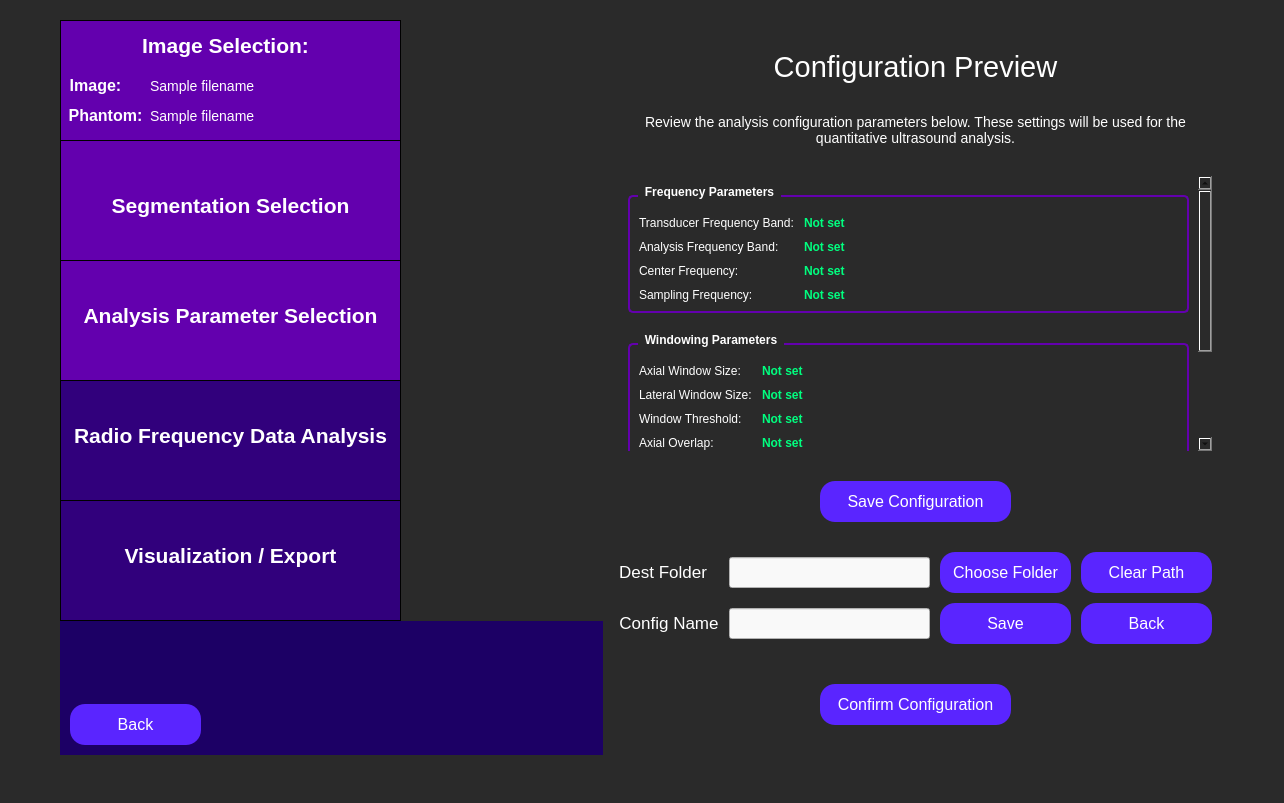
<?xml version="1.0" encoding="UTF-8"?>
<ui version="4.0">
 <class>configPreview</class>
 <widget class="QWidget" name="configPreview">
  <property name="geometry">
   <rect>
    <x>0</x>
    <y>0</y>
    <width>1284</width>
    <height>803</height>
   </rect>
  </property>
  <property name="minimumSize">
   <size>
    <width>0</width>
    <height>0</height>
   </size>
  </property>
  <property name="windowTitle">
   <string>Configuration Preview</string>
  </property>
  <property name="styleSheet">
   <string notr="true">QWidget {
	background: rgb(42, 42, 42);
}</string>
  </property>
  <widget class="QWidget" name="horizontalLayoutWidget_4">
   <property name="geometry">
    <rect>
     <x>60</x>
     <y>20</y>
     <width>1162</width>
     <height>735</height>
    </rect>
   </property>
   <layout class="QHBoxLayout" name="full_screen_layout" stretch="0,0">
    <item>
     <layout class="QVBoxLayout" name="side_bar_layout" stretch="0,0">
      <property name="spacing">
       <number>0</number>
      </property>
      <property name="sizeConstraint">
       <enum>QLayout::SetMaximumSize</enum>
      </property>
      <item>
       <widget class="QWidget" name="sidebar" native="true">
        <property name="minimumSize">
         <size>
          <width>341</width>
          <height>601</height>
         </size>
        </property>
        <property name="maximumSize">
         <size>
          <width>241</width>
          <height>601</height>
         </size>
        </property>
        <property name="toolTip">
         <string>&lt;html&gt;&lt;head/&gt;&lt;body&gt;&lt;p&gt;&lt;br/&gt;&lt;/p&gt;&lt;/body&gt;&lt;/html&gt;</string>
        </property>
        <property name="styleSheet">
         <string notr="true">QWidget {
	background-color: rgb(28, 0, 101);
}</string>
        </property>
        <widget class="QFrame" name="imageSelectionSidebar">
         <property name="geometry">
          <rect>
           <x>0</x>
           <y>0</y>
           <width>341</width>
           <height>121</height>
          </rect>
         </property>
         <property name="minimumSize">
          <size>
           <width>341</width>
           <height>121</height>
          </size>
         </property>
         <property name="maximumSize">
          <size>
           <width>341</width>
           <height>121</height>
          </size>
         </property>
         <property name="styleSheet">
          <string notr="true">QFrame {
	background-color: rgb(99, 0, 174);
	border: 1px solid black;
}</string>
         </property>
         <property name="frameShape">
          <enum>QFrame::StyledPanel</enum>
         </property>
         <property name="frameShadow">
          <enum>QFrame::Raised</enum>
         </property>
         <widget class="QLabel" name="imageSelectionLabelSidebar">
          <property name="geometry">
           <rect>
            <x>70</x>
            <y>0</y>
            <width>191</width>
            <height>51</height>
           </rect>
          </property>
          <property name="styleSheet">
           <string notr="true">QLabel {
	font-size: 21px;
	color: rgb(255, 255, 255);
	background-color: rgba(255, 255, 255, 0);
	border: 0px;
	font-weight: bold;
}</string>
          </property>
          <property name="text">
           <string>Image Selection:</string>
          </property>
          <property name="alignment">
           <set>Qt::AlignCenter</set>
          </property>
         </widget>
         <widget class="QLabel" name="imageLabel">
          <property name="geometry">
           <rect>
            <x>-60</x>
            <y>40</y>
            <width>191</width>
            <height>51</height>
           </rect>
          </property>
          <property name="styleSheet">
           <string notr="true">QLabel {
	font-size: 16px;
	color: rgb(255, 255, 255);
	background-color: rgba(255, 255, 255, 0);
	border: 0px;
	font-weight: bold;
}</string>
          </property>
          <property name="text">
           <string>Image:</string>
          </property>
          <property name="alignment">
           <set>Qt::AlignCenter</set>
          </property>
         </widget>
         <widget class="QLabel" name="phantomLabel">
          <property name="geometry">
           <rect>
            <x>-50</x>
            <y>70</y>
            <width>191</width>
            <height>51</height>
           </rect>
          </property>
          <property name="styleSheet">
           <string notr="true">QLabel {
	font-size: 16px;
	color: rgb(255, 255, 255);
	background-color: rgba(255, 255, 255, 0);
	border: 0px;
	font-weight: bold
}</string>
          </property>
          <property name="text">
           <string>Phantom:</string>
          </property>
          <property name="alignment">
           <set>Qt::AlignCenter</set>
          </property>
         </widget>
         <widget class="QLabel" name="image_path_input">
          <property name="geometry">
           <rect>
            <x>90</x>
            <y>40</y>
            <width>241</width>
            <height>51</height>
           </rect>
          </property>
          <property name="styleSheet">
           <string notr="true">QLabel {
	font-size: 14px;
	color: rgb(255, 255, 255);
	background-color: rgba(255, 255, 255, 0);
	border: 0px;
}</string>
          </property>
          <property name="text">
           <string>Sample filename </string>
          </property>
          <property name="alignment">
           <set>Qt::AlignLeading|Qt::AlignLeft|Qt::AlignVCenter</set>
          </property>
         </widget>
         <widget class="QLabel" name="phantom_path_input">
          <property name="geometry">
           <rect>
            <x>90</x>
            <y>70</y>
            <width>241</width>
            <height>51</height>
           </rect>
          </property>
          <property name="styleSheet">
           <string notr="true">QLabel {
	font-size: 14px;
	color: rgb(255, 255, 255);
	background-color: rgba(255, 255, 255, 0);
	border: 0px;
}</string>
          </property>
          <property name="text">
           <string>Sample filename </string>
          </property>
          <property name="alignment">
           <set>Qt::AlignLeading|Qt::AlignLeft|Qt::AlignVCenter</set>
          </property>
         </widget>
        </widget>
        <widget class="QFrame" name="segmentationSidebar">
         <property name="geometry">
          <rect>
           <x>0</x>
           <y>120</y>
           <width>341</width>
           <height>121</height>
          </rect>
         </property>
         <property name="maximumSize">
          <size>
           <width>341</width>
           <height>121</height>
          </size>
         </property>
         <property name="styleSheet">
          <string notr="true">QFrame {
	background-color: rgb(99, 0, 174);
	border: 1px solid black;
}</string>
         </property>
         <property name="frameShape">
          <enum>QFrame::StyledPanel</enum>
         </property>
         <property name="frameShadow">
          <enum>QFrame::Raised</enum>
         </property>
         <widget class="QLabel" name="segmentationSidebarLabel">
          <property name="geometry">
           <rect>
            <x>0</x>
            <y>40</y>
            <width>341</width>
            <height>51</height>
           </rect>
          </property>
          <property name="styleSheet">
           <string notr="true">QLabel {
	font-size: 21px;
	color: rgb(255, 255, 255);
	background-color: rgba(255, 255, 255, 0);
	border: 0px;
	font-weight: bold;
}</string>
          </property>
          <property name="text">
           <string>Segmentation Selection</string>
          </property>
          <property name="alignment">
           <set>Qt::AlignCenter</set>
          </property>
         </widget>
        </widget>
        <widget class="QFrame" name="analysisParamsSidebar">
         <property name="geometry">
          <rect>
           <x>0</x>
           <y>240</y>
           <width>341</width>
           <height>121</height>
          </rect>
         </property>
         <property name="maximumSize">
          <size>
           <width>341</width>
           <height>121</height>
          </size>
         </property>
         <property name="styleSheet">
          <string notr="true">QFrame {
	background-color: rgb(99, 0, 174);
	border: 1px solid black;
}</string>
         </property>
         <property name="frameShape">
          <enum>QFrame::StyledPanel</enum>
         </property>
         <property name="frameShadow">
          <enum>QFrame::Raised</enum>
         </property>
         <widget class="QLabel" name="analysisParamsLabel">
          <property name="geometry">
           <rect>
            <x>0</x>
            <y>30</y>
            <width>341</width>
            <height>51</height>
           </rect>
          </property>
          <property name="styleSheet">
           <string notr="true">QLabel {
	font-size: 21px;
	color: rgb(255, 255, 255);
	background-color: rgba(255, 255, 255, 0);
	border: 0px;
	font-weight:bold;
}</string>
          </property>
          <property name="text">
           <string>Analysis Parameter Selection</string>
          </property>
          <property name="alignment">
           <set>Qt::AlignCenter</set>
          </property>
         </widget>
        </widget>
        <widget class="QFrame" name="rfAnalysisSidebar">
         <property name="geometry">
          <rect>
           <x>0</x>
           <y>360</y>
           <width>341</width>
           <height>121</height>
          </rect>
         </property>
         <property name="minimumSize">
          <size>
           <width>341</width>
           <height>121</height>
          </size>
         </property>
         <property name="maximumSize">
          <size>
           <width>341</width>
           <height>121</height>
          </size>
         </property>
         <property name="styleSheet">
          <string notr="true">QFrame {
	background-color:  rgb(49, 0, 124);
	border: 1px solid black;
}</string>
         </property>
         <property name="frameShape">
          <enum>QFrame::StyledPanel</enum>
         </property>
         <property name="frameShadow">
          <enum>QFrame::Raised</enum>
         </property>
         <widget class="QLabel" name="rfAnalysisLabel">
          <property name="geometry">
           <rect>
            <x>0</x>
            <y>30</y>
            <width>341</width>
            <height>51</height>
           </rect>
          </property>
          <property name="styleSheet">
           <string notr="true">QLabel {
	font-size: 21px;
	color: rgb(255, 255, 255);
	background-color: rgba(255, 255, 255, 0);
	border: 0px;
	font-weight: bold;
}</string>
          </property>
          <property name="text">
           <string>Radio Frequency Data Analysis</string>
          </property>
          <property name="alignment">
           <set>Qt::AlignCenter</set>
          </property>
         </widget>
        </widget>
        <widget class="QFrame" name="exportResultsSidebar">
         <property name="geometry">
          <rect>
           <x>0</x>
           <y>480</y>
           <width>341</width>
           <height>121</height>
          </rect>
         </property>
         <property name="minimumSize">
          <size>
           <width>341</width>
           <height>121</height>
          </size>
         </property>
         <property name="maximumSize">
          <size>
           <width>341</width>
           <height>121</height>
          </size>
         </property>
         <property name="styleSheet">
          <string notr="true">QFrame {
	background-color:  rgb(49, 0, 124);
	border: 1px solid black;
}</string>
         </property>
         <property name="frameShape">
          <enum>QFrame::StyledPanel</enum>
         </property>
         <property name="frameShadow">
          <enum>QFrame::Raised</enum>
         </property>
         <widget class="QLabel" name="exportResultsLabel">
          <property name="geometry">
           <rect>
            <x>20</x>
            <y>30</y>
            <width>301</width>
            <height>51</height>
           </rect>
          </property>
          <property name="styleSheet">
           <string notr="true">QLabel {
	font-size: 21px;
	color: rgb(255, 255, 255);
	background-color: rgba(255, 255, 255, 0);
	border: 0px;
	font-weight: bold;
}</string>
          </property>
          <property name="text">
           <string>Visualization / Export</string>
          </property>
          <property name="alignment">
           <set>Qt::AlignCenter</set>
          </property>
         </widget>
        </widget>
       </widget>
      </item>
      <item>
       <widget class="QFrame" name="gridFrame">
        <property name="maximumSize">
         <size>
          <width>341</width>
          <height>16777215</height>
         </size>
        </property>
        <property name="styleSheet">
         <string notr="true">QFrame {
	background-color: rgb(28, 0, 101);
}</string>
        </property>
        <layout class="QGridLayout" name="backButtonGrid" rowstretch="0,0">
         <property name="sizeConstraint">
          <enum>QLayout::SetMinAndMaxSize</enum>
         </property>
         <property name="leftMargin">
          <number>10</number>
         </property>
         <property name="topMargin">
          <number>10</number>
         </property>
         <property name="rightMargin">
          <number>10</number>
         </property>
         <property name="bottomMargin">
          <number>10</number>
         </property>
         <item row="0" column="0">
          <spacer name="verticalSpacer">
           <property name="orientation">
            <enum>Qt::Vertical</enum>
           </property>
           <property name="sizeHint" stdset="0">
            <size>
             <width>20</width>
             <height>40</height>
            </size>
           </property>
          </spacer>
         </item>
         <item row="1" column="1">
          <spacer name="horizontalSpacer">
           <property name="orientation">
            <enum>Qt::Horizontal</enum>
           </property>
           <property name="sizeHint" stdset="0">
            <size>
             <width>40</width>
             <height>20</height>
            </size>
           </property>
          </spacer>
         </item>
         <item row="1" column="0">
          <widget class="QPushButton" name="back_button">
           <property name="minimumSize">
            <size>
             <width>131</width>
             <height>41</height>
            </size>
           </property>
           <property name="maximumSize">
            <size>
             <width>131</width>
             <height>41</height>
            </size>
           </property>
           <property name="styleSheet">
            <string notr="true">QPushButton {
	color: white;
	font-size: 16px;
	background: rgb(90, 37, 255);
	border-radius: 15px;
}</string>
           </property>
           <property name="text">
            <string>Back</string>
           </property>
          </widget>
         </item>
        </layout>
       </widget>
      </item>
     </layout>
    </item>
    <item>
     <layout class="QVBoxLayout" name="config_confirm_layout" stretch="1,0,0,0,0,1,1">
      <property name="spacing">
       <number>30</number>
      </property>
      <property name="leftMargin">
       <number>10</number>
      </property>
      <property name="topMargin">
       <number>30</number>
      </property>
      <property name="rightMargin">
       <number>10</number>
      </property>
      <property name="bottomMargin">
       <number>30</number>
      </property>
      <item>
       <widget class="QLabel" name="config_preview_label">
        <property name="styleSheet">
         <string notr="true">QLabel {
	font-size: 29px;
	color: rgb(255, 255, 255);
	background-color: rgba(255, 255, 255, 0);
}</string>
        </property>
        <property name="text">
         <string>Configuration Preview</string>
        </property>
        <property name="textFormat">
         <enum>Qt::AutoText</enum>
        </property>
        <property name="scaledContents">
         <bool>false</bool>
        </property>
        <property name="alignment">
         <set>Qt::AlignCenter</set>
        </property>
        <property name="wordWrap">
         <bool>true</bool>
        </property>
       </widget>
      </item>
      <item>
       <widget class="QLabel" name="config_desc_label">
        <property name="styleSheet">
         <string notr="true">QLabel {
	color: white;
	font-size: 14px;
}</string>
        </property>
        <property name="text">
         <string>Review the analysis configuration parameters below. These settings will be used for the quantitative ultrasound analysis.</string>
        </property>
        <property name="alignment">
         <set>Qt::AlignCenter</set>
        </property>
        <property name="wordWrap">
         <bool>true</bool>
        </property>
       </widget>
      </item>
      <item>
       <widget class="QScrollArea" name="configScrollArea">
        <property name="styleSheet">
         <string notr="true">QScrollArea {
	border: none;
	background-color: transparent;
}

QScrollBar:vertical {
	background-color: rgb(60, 60, 60);
	width: 12px;
	border-radius: 6px;
}

QScrollBar::handle:vertical {
	background-color: rgb(120, 120, 120);
	border-radius: 6px;
	min-height: 20px;
}

QScrollBar::add-line:vertical, QScrollBar::sub-line:vertical {
	height: 0px;
}

QScrollBar::add-page:vertical, QScrollBar::sub-page:vertical {
	background-color: transparent;
}</string>
        </property>
        <property name="verticalScrollBarPolicy">
         <enum>Qt::ScrollBarAsNeeded</enum>
        </property>
        <property name="horizontalScrollBarPolicy">
         <enum>Qt::ScrollBarAsNeeded</enum>
        </property>
        <property name="widgetResizable">
         <bool>true</bool>
        </property>
        <widget class="QWidget" name="configContainer">
         <property name="geometry">
          <rect>
           <x>0</x>
           <y>0</y>
           <width>586</width>
           <height>449</height>
          </rect>
         </property>
         <layout class="QVBoxLayout" name="config_layout" stretch="0,0,0,0">
          <property name="spacing">
           <number>20</number>
          </property>
          <item>
           <widget class="QGroupBox" name="freqGroup">
            <property name="styleSheet">
             <string notr="true">QGroupBox {
	color: white;
	font-weight: bold;
	border: 2px solid rgb(99, 0, 174);
	border-radius: 5px;
	margin-top: 10px;
	padding-top: 10px;
}

QGroupBox::title {
	subcontrol-origin: margin;
	left: 10px;
	padding: 0 5px 0 5px;
}</string>
            </property>
            <property name="title">
             <string>Frequency Parameters</string>
            </property>
            <layout class="QFormLayout" name="freq_layout">
             <property name="horizontalSpacing">
              <number>10</number>
             </property>
             <property name="verticalSpacing">
              <number>10</number>
             </property>
             <item row="0" column="0">
              <widget class="QLabel" name="transducerFreqLabel">
               <property name="styleSheet">
                <string notr="true">QLabel {
	color: white;
	font-size: 12px;
}</string>
               </property>
               <property name="text">
                <string>Transducer Frequency Band:</string>
               </property>
              </widget>
             </item>
             <item row="0" column="1">
              <widget class="QLabel" name="transducerFreqValue">
               <property name="styleSheet">
                <string notr="true">QLabel {
	color: rgb(0, 255, 127);
	font-size: 12px;
	font-weight: bold;
}</string>
               </property>
               <property name="text">
                <string>Not set</string>
               </property>
              </widget>
             </item>
             <item row="1" column="0">
              <widget class="QLabel" name="analysisFreqLabel">
               <property name="styleSheet">
                <string notr="true">QLabel {
	color: white;
	font-size: 12px;
}</string>
               </property>
               <property name="text">
                <string>Analysis Frequency Band:</string>
               </property>
              </widget>
             </item>
             <item row="1" column="1">
              <widget class="QLabel" name="analysisFreqValue">
               <property name="styleSheet">
                <string notr="true">QLabel {
	color: rgb(0, 255, 127);
	font-size: 12px;
	font-weight: bold;
}</string>
               </property>
               <property name="text">
                <string>Not set</string>
               </property>
              </widget>
             </item>
             <item row="2" column="0">
              <widget class="QLabel" name="centerFreqLabel">
               <property name="styleSheet">
                <string notr="true">QLabel {
	color: white;
	font-size: 12px;
}</string>
               </property>
               <property name="text">
                <string>Center Frequency:</string>
               </property>
              </widget>
             </item>
             <item row="2" column="1">
              <widget class="QLabel" name="centerFreqValue">
               <property name="styleSheet">
                <string notr="true">QLabel {
	color: rgb(0, 255, 127);
	font-size: 12px;
	font-weight: bold;
}</string>
               </property>
               <property name="text">
                <string>Not set</string>
               </property>
              </widget>
             </item>
             <item row="3" column="0">
              <widget class="QLabel" name="samplingFreqLabel">
               <property name="styleSheet">
                <string notr="true">QLabel {
	color: white;
	font-size: 12px;
}</string>
               </property>
               <property name="text">
                <string>Sampling Frequency:</string>
               </property>
              </widget>
             </item>
             <item row="3" column="1">
              <widget class="QLabel" name="samplingFreqValue">
               <property name="styleSheet">
                <string notr="true">QLabel {
	color: rgb(0, 255, 127);
	font-size: 12px;
	font-weight: bold;
}</string>
               </property>
               <property name="text">
                <string>Not set</string>
               </property>
              </widget>
             </item>
            </layout>
           </widget>
          </item>
          <item>
           <widget class="QGroupBox" name="windowGroup">
            <property name="styleSheet">
             <string notr="true">QGroupBox {
	color: white;
	font-weight: bold;
	border: 2px solid rgb(99, 0, 174);
	border-radius: 5px;
	margin-top: 10px;
	padding-top: 10px;
}

QGroupBox::title {
	subcontrol-origin: margin;
	left: 10px;
	padding: 0 5px 0 5px;
}</string>
            </property>
            <property name="title">
             <string>Windowing Parameters</string>
            </property>
            <layout class="QFormLayout" name="window_layout">
             <property name="horizontalSpacing">
              <number>10</number>
             </property>
             <property name="verticalSpacing">
              <number>10</number>
             </property>
             <item row="0" column="0">
              <widget class="QLabel" name="axWinSizeLabel">
               <property name="styleSheet">
                <string notr="true">QLabel {
	color: white;
	font-size: 12px;
}</string>
               </property>
               <property name="text">
                <string>Axial Window Size:</string>
               </property>
              </widget>
             </item>
             <item row="0" column="1">
              <widget class="QLabel" name="axWinSizeValue">
               <property name="styleSheet">
                <string notr="true">QLabel {
	color: rgb(0, 255, 127);
	font-size: 12px;
	font-weight: bold;
}</string>
               </property>
               <property name="text">
                <string>Not set</string>
               </property>
              </widget>
             </item>
             <item row="1" column="0">
              <widget class="QLabel" name="latWinSizeLabel">
               <property name="styleSheet">
                <string notr="true">QLabel {
	color: white;
	font-size: 12px;
}</string>
               </property>
               <property name="text">
                <string>Lateral Window Size:</string>
               </property>
              </widget>
             </item>
             <item row="1" column="1">
              <widget class="QLabel" name="latWinSizeValue">
               <property name="styleSheet">
                <string notr="true">QLabel {
	color: rgb(0, 255, 127);
	font-size: 12px;
	font-weight: bold;
}</string>
               </property>
               <property name="text">
                <string>Not set</string>
               </property>
              </widget>
             </item>
             <item row="2" column="0">
              <widget class="QLabel" name="windowThreshLabel">
               <property name="styleSheet">
                <string notr="true">QLabel {
	color: white;
	font-size: 12px;
}</string>
               </property>
               <property name="text">
                <string>Window Threshold:</string>
               </property>
              </widget>
             </item>
             <item row="2" column="1">
              <widget class="QLabel" name="windowThreshValue">
               <property name="styleSheet">
                <string notr="true">QLabel {
	color: rgb(0, 255, 127);
	font-size: 12px;
	font-weight: bold;
}</string>
               </property>
               <property name="text">
                <string>Not set</string>
               </property>
              </widget>
             </item>
             <item row="3" column="0">
              <widget class="QLabel" name="axialOverlapLabel">
               <property name="styleSheet">
                <string notr="true">QLabel {
	color: white;
	font-size: 12px;
}</string>
               </property>
               <property name="text">
                <string>Axial Overlap:</string>
               </property>
              </widget>
             </item>
             <item row="3" column="1">
              <widget class="QLabel" name="axialOverlapValue">
               <property name="styleSheet">
                <string notr="true">QLabel {
	color: rgb(0, 255, 127);
	font-size: 12px;
	font-weight: bold;
}</string>
               </property>
               <property name="text">
                <string>Not set</string>
               </property>
              </widget>
             </item>
             <item row="4" column="0">
              <widget class="QLabel" name="lateralOverlapLabel">
               <property name="styleSheet">
                <string notr="true">QLabel {
	color: white;
	font-size: 12px;
}</string>
               </property>
               <property name="text">
                <string>Lateral Overlap:</string>
               </property>
              </widget>
             </item>
             <item row="4" column="1">
              <widget class="QLabel" name="lateralOverlapValue">
               <property name="styleSheet">
                <string notr="true">QLabel {
	color: rgb(0, 255, 127);
	font-size: 12px;
	font-weight: bold;
}</string>
               </property>
               <property name="text">
                <string>Not set</string>
               </property>
              </widget>
             </item>
            </layout>
           </widget>
          </item>
          <item>
           <widget class="QGroupBox" name="group3d">
            <property name="styleSheet">
             <string notr="true">QGroupBox {
	color: white;
	font-weight: bold;
	border: 2px solid rgb(99, 0, 174);
	border-radius: 5px;
	margin-top: 10px;
	padding-top: 10px;
}

QGroupBox::title {
	subcontrol-origin: margin;
	left: 10px;
	padding: 0 5px 0 5px;
}</string>
            </property>
            <property name="title">
             <string>3D Parameters</string>
            </property>
            <layout class="QFormLayout" name="layout3d">
             <property name="horizontalSpacing">
              <number>10</number>
             </property>
             <property name="verticalSpacing">
              <number>10</number>
             </property>
             <item row="0" column="0">
              <widget class="QLabel" name="corWinSizeLabel">
               <property name="styleSheet">
                <string notr="true">QLabel {
	color: white;
	font-size: 12px;
}</string>
               </property>
               <property name="text">
                <string>Coronal Window Size:</string>
               </property>
              </widget>
             </item>
             <item row="0" column="1">
              <widget class="QLabel" name="corWinSizeValue">
               <property name="styleSheet">
                <string notr="true">QLabel {
	color: rgb(0, 255, 127);
	font-size: 12px;
	font-weight: bold;
}</string>
               </property>
               <property name="text">
                <string>Not used</string>
               </property>
              </widget>
             </item>
             <item row="1" column="0">
              <widget class="QLabel" name="coronalOverlapLabel">
               <property name="styleSheet">
                <string notr="true">QLabel {
	color: white;
	font-size: 12px;
}</string>
               </property>
               <property name="text">
                <string>Coronal Overlap:</string>
               </property>
              </widget>
             </item>
             <item row="1" column="1">
              <widget class="QLabel" name="coronalOverlapValue">
               <property name="styleSheet">
                <string notr="true">QLabel {
	color: rgb(0, 255, 127);
	font-size: 12px;
	font-weight: bold;
}</string>
               </property>
               <property name="text">
                <string>Not used</string>
               </property>
              </widget>
             </item>
            </layout>
           </widget>
          </item>
          <item>
           <spacer name="verticalSpacer">
            <property name="orientation">
             <enum>Qt::Vertical</enum>
            </property>
            <property name="sizeHint" stdset="0">
             <size>
              <width>20</width>
              <height>40</height>
             </size>
            </property>
           </spacer>
          </item>
         </layout>
        </widget>
       </widget>
      </item>
      <item alignment="Qt::AlignHCenter|Qt::AlignVCenter">
       <widget class="QPushButton" name="save_option_button">
        <property name="minimumSize">
         <size>
          <width>191</width>
          <height>41</height>
         </size>
        </property>
        <property name="maximumSize">
         <size>
          <width>191</width>
          <height>41</height>
         </size>
        </property>
        <property name="styleSheet">
         <string notr="true">QPushButton {
	color: white;
	font-size: 16px;
	background: rgb(90, 37, 255);
	border-radius: 15px;
}</string>
        </property>
        <property name="text">
         <string>Save Configuration</string>
        </property>
       </widget>
      </item>
      <item>
       <layout class="QGridLayout" name="save_config_layout" rowstretch="1,10,10" columnstretch="1,10,10">
        <property name="bottomMargin">
         <number>10</number>
        </property>
        <property name="spacing">
         <number>10</number>
        </property>
        <item row="0" column="1">
         <widget class="QLineEdit" name="save_folder_input">
          <property name="minimumSize">
           <size>
            <width>201</width>
            <height>31</height>
           </size>
          </property>
          <property name="maximumSize">
           <size>
            <width>401</width>
            <height>31</height>
           </size>
          </property>
          <property name="styleSheet">
           <string notr="true">QLineEdit {
	background-color: rgb(249, 249, 249);
	color: black;
}</string>
          </property>
         </widget>
        </item>
        <item row="0" column="0" alignment="Qt::AlignLeft|Qt::AlignVCenter">
         <widget class="QLabel" name="dest_folder_label">
          <property name="styleSheet">
           <string notr="true">QLabel {
	background-color: rgba(255, 255, 255, 0);
	color: white;
	font-size: 17px;
}</string>
          </property>
          <property name="text">
           <string>Dest Folder</string>
          </property>
          <property name="alignment">
           <set>Qt::AlignCenter</set>
          </property>
          <property name="textInteractionFlags">
           <set>Qt::NoTextInteraction</set>
          </property>
         </widget>
        </item>
        <item row="2" column="0" alignment="Qt::AlignLeft|Qt::AlignVCenter">
         <widget class="QLabel" name="config_name_label">
          <property name="styleSheet">
           <string notr="true">QLabel {
	background-color: rgba(255, 255, 255, 0);
	color: white;
	font-size: 17px;
}</string>
          </property>
          <property name="text">
           <string>Config Name</string>
          </property>
          <property name="alignment">
           <set>Qt::AlignCenter</set>
          </property>
          <property name="textInteractionFlags">
           <set>Qt::NoTextInteraction</set>
          </property>
         </widget>
        </item>
        <item row="2" column="1">
         <widget class="QLineEdit" name="save_name_input">
          <property name="minimumSize">
           <size>
            <width>201</width>
            <height>31</height>
           </size>
          </property>
          <property name="maximumSize">
           <size>
            <width>401</width>
            <height>31</height>
           </size>
          </property>
          <property name="styleSheet">
           <string notr="true">QLineEdit {
	background-color: rgb(249, 249, 249);
	color: black;
}</string>
          </property>
         </widget>
        </item>
        <item row="0" column="2">
         <layout class="QHBoxLayout" name="chooseImageButtonsLayout_2">
          <property name="spacing">
           <number>10</number>
          </property>
          <item>
           <widget class="QPushButton" name="choose_save_folder_button">
            <property name="minimumSize">
             <size>
              <width>131</width>
              <height>41</height>
             </size>
            </property>
            <property name="maximumSize">
             <size>
              <width>131</width>
              <height>41</height>
             </size>
            </property>
            <property name="styleSheet">
             <string notr="true">QPushButton {
	color: white;
	font-size: 16px;
	background: rgb(90, 37, 255);
	border-radius: 15px;
}</string>
            </property>
            <property name="text">
             <string>Choose Folder</string>
            </property>
           </widget>
          </item>
          <item>
           <widget class="QPushButton" name="clear_save_folder_button">
            <property name="minimumSize">
             <size>
              <width>131</width>
              <height>41</height>
             </size>
            </property>
            <property name="maximumSize">
             <size>
              <width>131</width>
              <height>41</height>
             </size>
            </property>
            <property name="styleSheet">
             <string notr="true">QPushButton {
	color: white;
	font-size: 16px;
	background: rgb(90, 37, 255);
	border-radius: 15px;
}</string>
            </property>
            <property name="text">
             <string>Clear Path</string>
            </property>
           </widget>
          </item>
         </layout>
        </item>
        <item row="2" column="2">
         <layout class="QHBoxLayout" name="chooseImageButtonsLayout_4">
          <item>
           <widget class="QPushButton" name="save_config_button">
            <property name="minimumSize">
             <size>
              <width>131</width>
              <height>41</height>
             </size>
            </property>
            <property name="maximumSize">
             <size>
              <width>131</width>
              <height>41</height>
             </size>
            </property>
            <property name="styleSheet">
             <string notr="true">QPushButton {
	color: white;
	font-size: 16px;
	background: rgb(90, 37, 255);
	border-radius: 15px;
}</string>
            </property>
            <property name="text">
             <string>Save</string>
            </property>
           </widget>
          </item>
          <item>
           <widget class="QPushButton" name="back_from_save_button">
            <property name="minimumSize">
             <size>
              <width>131</width>
              <height>41</height>
             </size>
            </property>
            <property name="maximumSize">
             <size>
              <width>131</width>
              <height>41</height>
             </size>
            </property>
            <property name="styleSheet">
             <string notr="true">QPushButton {
	color: white;
	font-size: 16px;
	background: rgb(90, 37, 255);
	border-radius: 15px;
}</string>
            </property>
            <property name="text">
             <string>Back</string>
            </property>
           </widget>
          </item>
         </layout>
        </item>
       </layout>
      </item>
      <item alignment="Qt::AlignHCenter|Qt::AlignVCenter">
       <widget class="QPushButton" name="confirm_config_button">
        <property name="minimumSize">
         <size>
          <width>191</width>
          <height>41</height>
         </size>
        </property>
        <property name="maximumSize">
         <size>
          <width>191</width>
          <height>41</height>
         </size>
        </property>
        <property name="styleSheet">
         <string notr="true">QPushButton {
	color: white;
	font-size: 16px;
	background: rgb(90, 37, 255);
	border-radius: 15px;
}</string>
        </property>
        <property name="text">
         <string>Confirm Configuration</string>
        </property>
       </widget>
      </item>
      <item>
       <spacer name="verticalSpacer_11">
        <property name="orientation">
         <enum>Qt::Vertical</enum>
        </property>
        <property name="sizeHint" stdset="0">
         <size>
          <width>20</width>
          <height>40</height>
         </size>
        </property>
       </spacer>
      </item>
     </layout>
    </item>
   </layout>
  </widget>
 </widget>
 <resources/>
 <connections/>
</ui>
